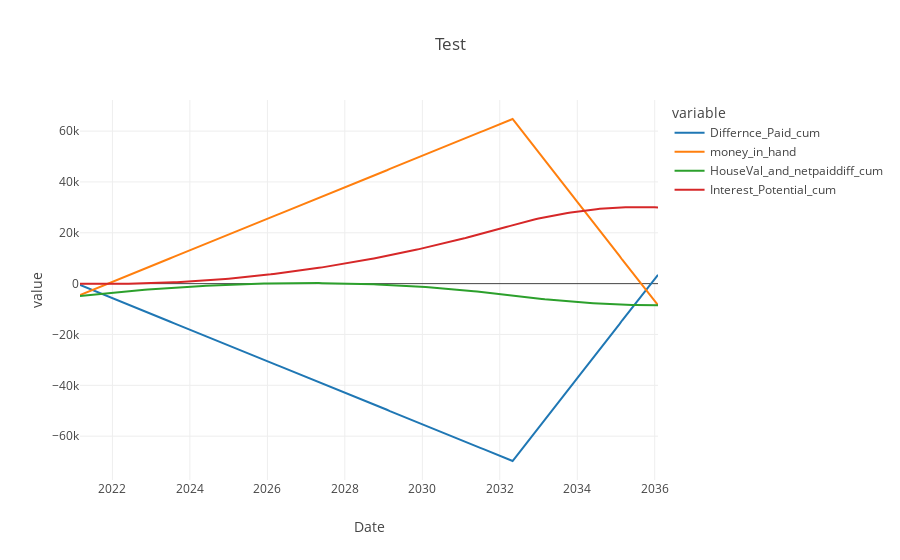

The notebook cell saved with this chart:
### Code cell
fig = px.line(
            finaldf, 
            x="Date", 
            y=['Differnce_Paid_cum', 'money_in_hand', 'HouseVal_and_netpaiddiff_cum', 'Interest_Potential_cum'],
            title= 'Test',
            template='none'
            )
fig.show()

### Figure 1 — Plotly figure (JSON) as saved in the notebook; plotly's stock layout.template omitted (floating-point values rounded to 4 significant figures; data arrays with more than 128 entries replaced by an {"elided": "..."} marker saying what was removed)
{"data": [{"hovertemplate": "variable=Differnce_Paid_cum<br>Date=%{x}<br>value=%{y}<extra></extra>", "legendgroup": "Differnce_Paid_cum", "line": {"color": "#1F77B4", "dash": "solid"}, "mode": "lines", "name": "Differnce_Paid_cum", "orientation": "v", "showlegend": true, "type": "scatter", "x": {"elided": "180 str values"}, "xaxis": "x", "y": {"elided": "180 float values"}, "yaxis": "y"}, {"hovertemplate": "variable=money_in_hand<br>Date=%{x}<br>value=%{y}<extra></extra>", "legendgroup": "money_in_hand", "line": {"color": "#FF7F0E", "dash": "solid"}, "mode": "lines", "name": "money_in_hand", "orientation": "v", "showlegend": true, "type": "scatter", "x": {"elided": "180 str values"}, "xaxis": "x", "y": {"elided": "180 float values"}, "yaxis": "y"}, {"hovertemplate": "variable=HouseVal_and_netpaiddiff_cum<br>Date=%{x}<br>value=%{y}<extra></extra>", "legendgroup": "HouseVal_and_netpaiddiff_cum", "line": {"color": "#2CA02C", "dash": "solid"}, "mode": "lines", "name": "HouseVal_and_netpaiddiff_cum", "orientation": "v", "showlegend": true, "type": "scatter", "x": {"elided": "180 str values"}, "xaxis": "x", "y": {"elided": "180 float values"}, "yaxis": "y"}, {"hovertemplate": "variable=Interest_Potential_cum<br>Date=%{x}<br>value=%{y}<extra></extra>", "legendgroup": "Interest_Potential_cum", "line": {"color": "#D62728", "dash": "solid"}, "mode": "lines", "name": "Interest_Potential_cum", "orientation": "v", "showlegend": true, "type": "scatter", "x": {"elided": "180 str values"}, "xaxis": "x", "y": {"elided": "180 float values"}, "yaxis": "y"}], "layout": {"autosize": true, "legend": {"title": {"text": "variable"}, "tracegroupgap": 0}, "title": {"text": "Test"}, "xaxis": {"anchor": "y", "autorange": true, "domain": [0, 1], "range": ["2021-03-01", "2036-02-01"], "title": {"text": "Date"}, "type": "date"}, "yaxis": {"anchor": "x", "autorange": true, "domain": [0, 1], "range": [-77240.0, 72240.0], "title": {"text": "value"}, "type": "linear"}}}
